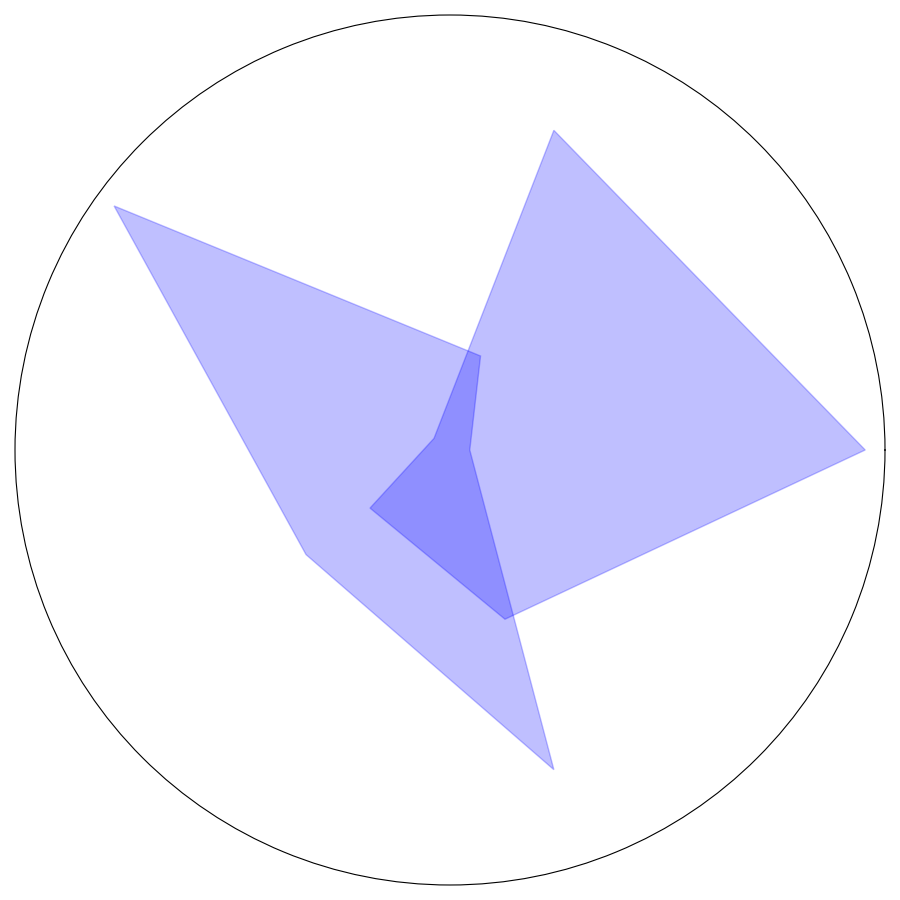

Here is the Python script that generated this plot:
import matplotlib.pyplot as plt
import numpy as np

eldoria_stats = [60, 65, 85, 70, 80]
dracoria_stats = [85, 80, 60, 65, 70]

data = [eldoria_stats, dracoria_stats]
color = 'blue'
num_vars = 5

angles = np.linspace(0, 2 * np.pi, num_vars, endpoint=False).tolist()
angles += angles[:1]

def create_filled_area_radar_chart(ax, data, color):
    data += data[:1]
    ax.fill(angles, data, color=color, alpha=0.25)

fig, ax = plt.subplots(figsize=(9, 9), subplot_kw=dict(polar=True))

for dataset in data:
    create_filled_area_radar_chart(ax, dataset, color)

ax.set_yticks([])
ax.set_xticks([])

plt.tight_layout()
plt.show()
